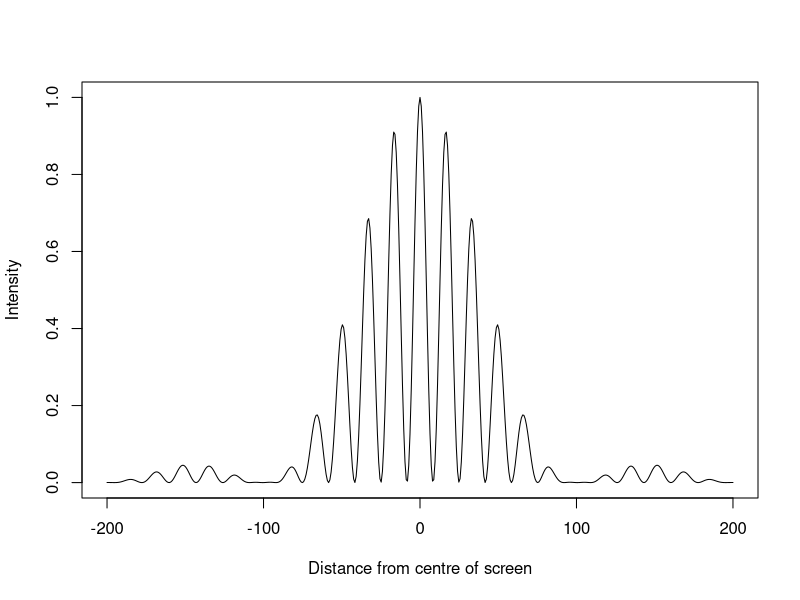

Here is the R script that generated this plot:
# Simon Toogood
# Task 3 Part 1

# ---- Function definitions ---- #
sinc <- function(x) {
  out <- sin(x) / x
  out[x == 0] <- 1
  return(out) }

# ---- Constant definitions ---- #
L <- 1000          # Distance (from apertures) to screen
a <- 0.5           # Size of each aperture
d <- 3             # Separation of the slits
lambda <- 0.05     # Wavelength of light
k <- 2*pi / lambda # Wavenumber

# Define distance along the screen, from -y.max to +y.max
y.max <- 200       # Size of the screen
screen.size <- 501 # Sets the number of pixels on the screen (ie. the resolution)
screen <- seq(-y.max, y.max, length.out=screen.size)

# Calculate the intensity at each pixel
theta <- atan(screen/L)
half.phi <- (pi*a*sin(theta)) / lambda
half.delta <- (pi*d*sin(theta)) / lambda
intensity <- (sinc(half.phi) * cos(half.delta))^2

# Plot the intensity across the screen
plot(screen, intensity, type="l", xlab="Distance from centre of screen", ylab="Intensity")
